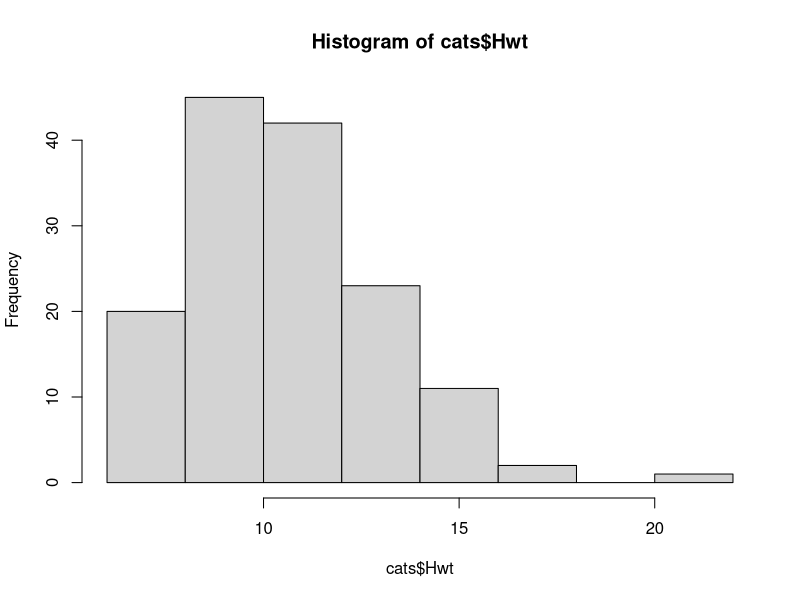
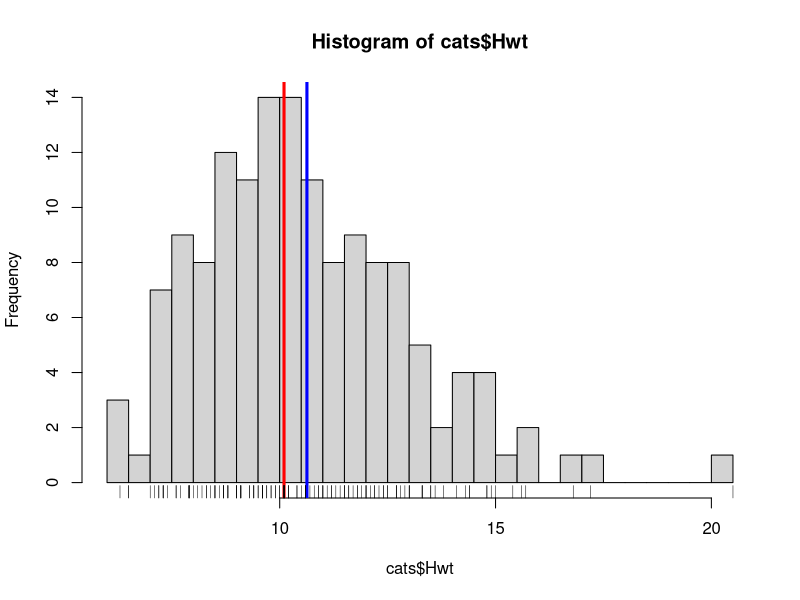
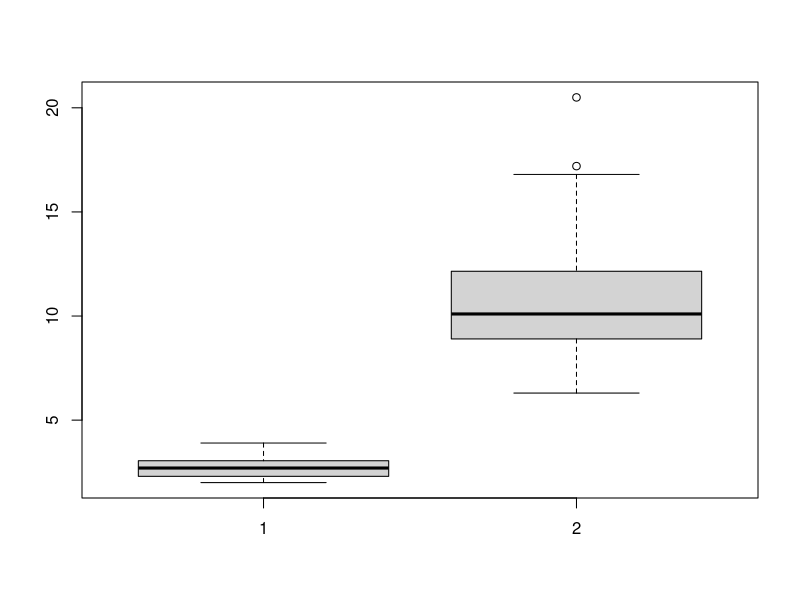
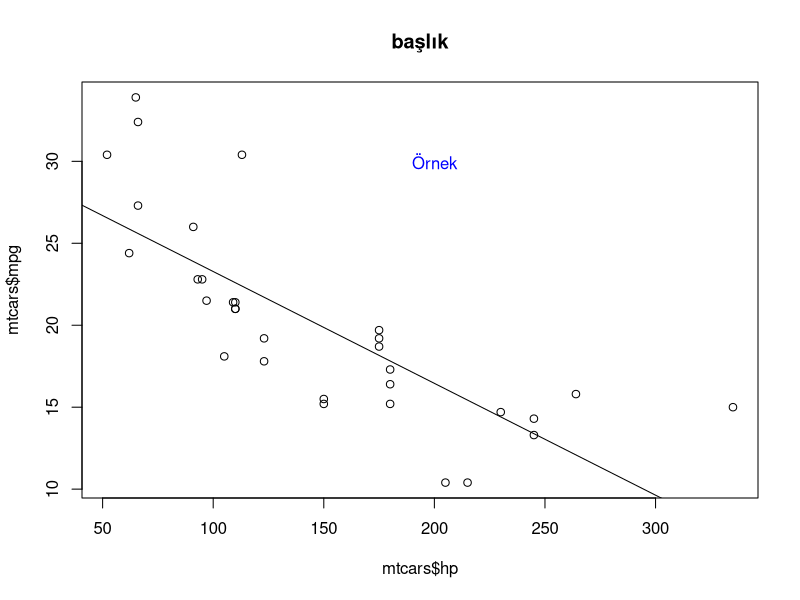
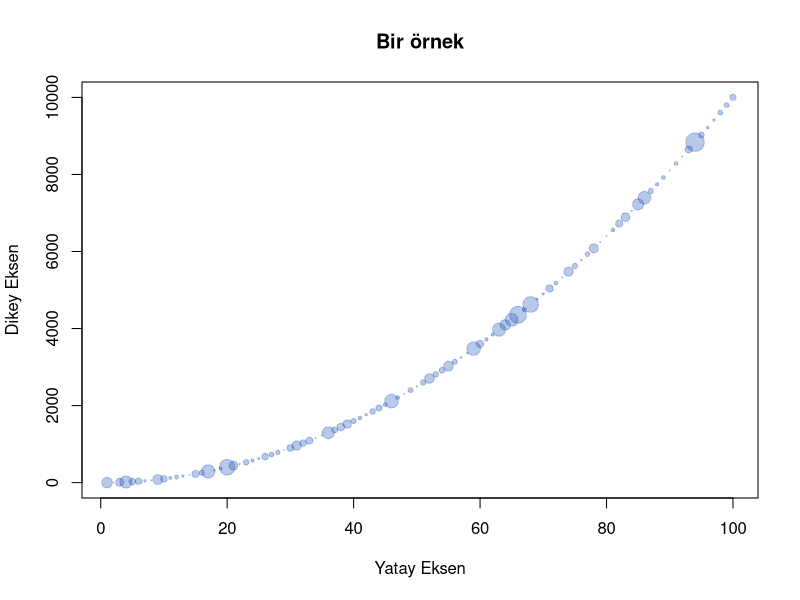

Here is the R script that generated these plots, in order: (Note: this script raises an error after producing the figures.)
# see how the data looks like
head(mtcars)
head(mtcars, n=4)
tail(mtcars, n=3)

# see random observations
library(dplyr)
sample_n(mtcars, 6)
sample_frac(mtcars, size=0.1)

# see the class of each variable and its contents
str(mtcars)

# see a better version of the structure
glimpse(mtcars)

library(MASS)
# see how large the data set is
dim(cats)

# see the variables in the dataset
colnames(cats)

# five numbers
fivenum(cats$Bwt)

# see the five numbers for all variables
summary(cats)

# see the statistics in visualization
hist(cats$Hwt)
hist(cats$Hwt, breaks=30)
abline(v=mean(cats$Hwt), col = "blue", lwd=3) # see the mean
abline(v=median(cats$Hwt), col = "red", lwd=3) # see the median
rug(cats$Hwt)

# see the statistics with boxplot
boxplot(cats$Bwt, cats$Hwt)
# how to read boxplot: http://flowingdata.com/2008/02/15/how-to-read-and-use-a-box-and-whisker-plot/

# BASE PLOTTING SYSTEM ------
plot(x=mtcars$hp, y=mtcars$mpg)
reg1 <- lm(mpg~hp, data = mtcars)
abline(reg1)
text(x=200, y= 30, "Örnek", col="blue")
title("başlık")

# Some arguments of plot function
x <-1:100
p <- x^2
plot(p,
     main = "Bir örnek",
     xlab = "Yatay Eksen",
     ylab = "Dikey Eksen",
     col = rgb(0.1, 0.3, 0.7, alpha = 0.3),
     pch = 19,
     cex = abs(rnorm(100)))

# GGPLOT2 PLOTTING SYSTEM ------
p <- ggplot(mtcars, aes(x=hp, y=mpg))
p+geom_point()
p+geom_point()+geom_smooth()
p+geom_point()+geom_smooth()+facet_grid(.~cyl)

# adding color as a dimension
ggplot(mtcars, aes(x=hp, y=mpg))+
  geom_point(aes(col=factor(cyl)))

# also add size as a dimension
ggplot(mtcars, aes(x=hp, y=mpg))+
  geom_point(aes(col=factor(cyl), size=gear))

# also add shape and transparency
ggplot(mtcars, aes(x=hp, y=mpg))+
  geom_point(aes(col=factor(cyl), size=gear, alpha=wt))+
  geom_smooth(method="lm", linetype="dashed", se=FALSE)

ggplot(mtcars, aes(x=hp, y=mpg))+
  geom_point(aes(col=factor(cyl), size=gear, alpha=wt))+
  geom_smooth(method="lm", linetype="dashed", se=FALSE)

# what is aestetic mapping: https://bost.ocks.org/mike/nations/

# boxplot in ggplot2
ggplot(mtcars, aes(factor(cyl), wt))+
  geom_boxplot()

ggplot(mtcars, aes(factor(cyl), wt))+
  geom_boxplot(aes(color=factor(cyl)))

ggplot(mtcars, aes(factor(cyl), wt))+
  geom_boxplot(aes(color=factor(cyl)))+
  coord_flip()